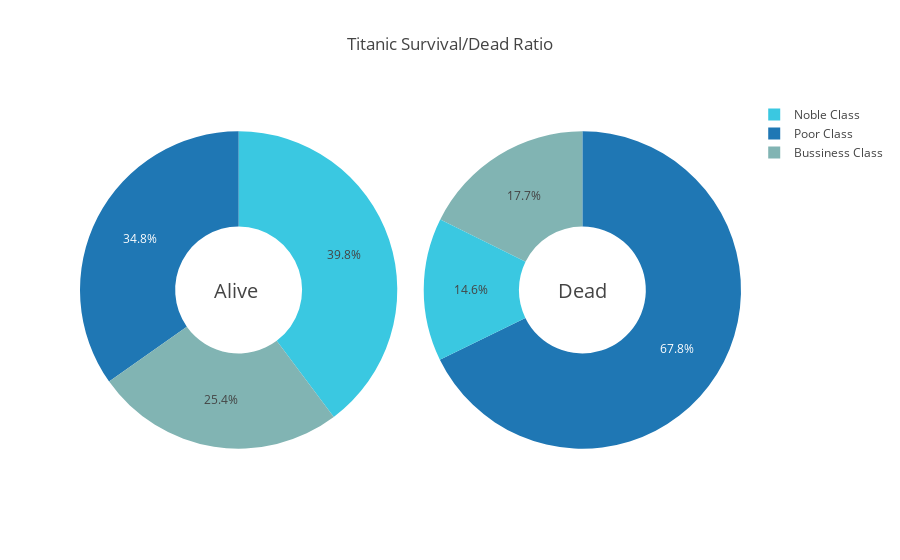

The cell this chart's notebook holds for it:
### Code cell
fig = {
  "data": [
    {
      "values": [class1_s ,class2_s ,class3_s],
      "labels": ['Noble Class', 'Bussiness Class', 'Poor Class'],
      "domain": {"x": [0, .48]},
      "name": "Survived",
      "hoverinfo":"label+percent+name",
      "hole": .4,
      'marker': {'colors': ['rgb(58,200,225)','rgb(129, 180, 179)']},
      "type": "pie"
    },     
    {
      "values": [class1_d ,class2_d ,class3_d],
      "labels": ['Noble Class', 'Bussiness Class', 'Poor Class'],
      "text":"Be with God",
      "textposition":"inside",
      "domain": {"x": [.52, 1]},
      "name": "In Heaven",
      "hoverinfo":"label+percent+name",
      "hole": .4,
      "type": "pie"
    }],
  "layout": {
        "title":"Titanic Survival/Dead Ratio",
        "annotations": [
            {
                "font": {"size": 20},
                "showarrow": False,
                "text": "Alive",
                "x": 0.20,
                "y": 0.5
            },
            {
                "font": {"size": 20},
                "showarrow": False,
                "text": "Dead",
                "x": 0.8,
                "y": 0.5
            }
        ]
    }
}
plotly.offline.iplot(fig, filename='donut')

### Figure 1 — Plotly figure (JSON) as saved in the notebook; plotly's stock layout.template omitted (floating-point values rounded to 4 significant figures)
{"data": [{"domain": {"x": [0, 0.48]}, "hole": 0.4, "hoverinfo": "label+percent+name", "labels": ["Noble Class", "Bussiness Class", "Poor Class"], "marker": {"colors": ["rgb(58,200,225)", "rgb(129, 180, 179)"]}, "name": "Survived", "type": "pie", "values": [136, 87, 119]}, {"domain": {"x": [0.52, 1]}, "hole": 0.4, "hoverinfo": "label+percent+name", "labels": ["Noble Class", "Bussiness Class", "Poor Class"], "name": "In Heaven", "text": "Be with God", "textposition": "inside", "type": "pie", "values": [80, 97, 372]}], "layout": {"annotations": [{"font": {"size": 20}, "showarrow": false, "text": "Alive", "x": 0.2, "y": 0.5}, {"font": {"size": 20}, "showarrow": false, "text": "Dead", "x": 0.8, "y": 0.5}], "title": "Titanic Survival/Dead Ratio"}}
